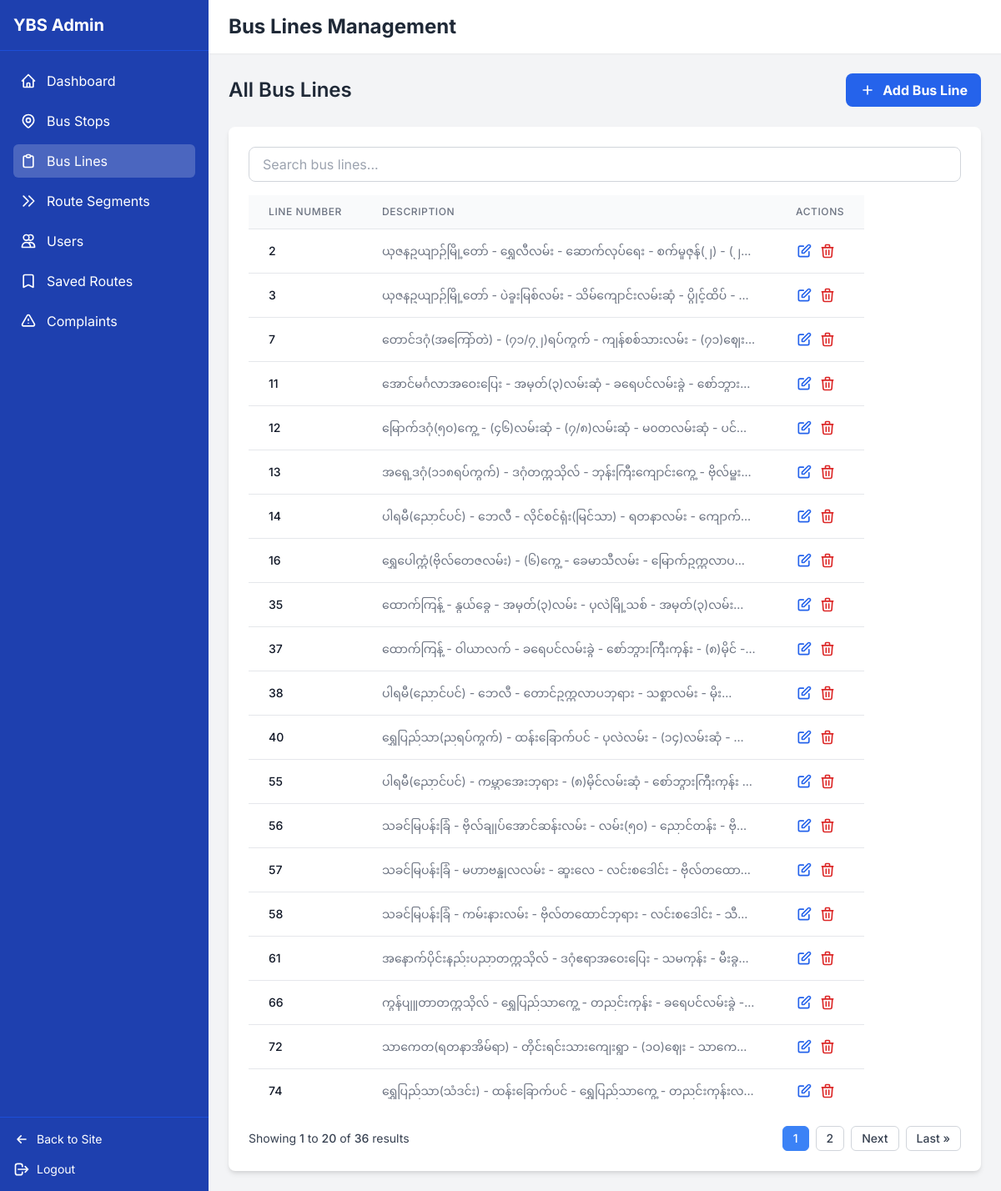
Page /admin-dashboard/bus-lines/ (signed in) on the earlier database version.
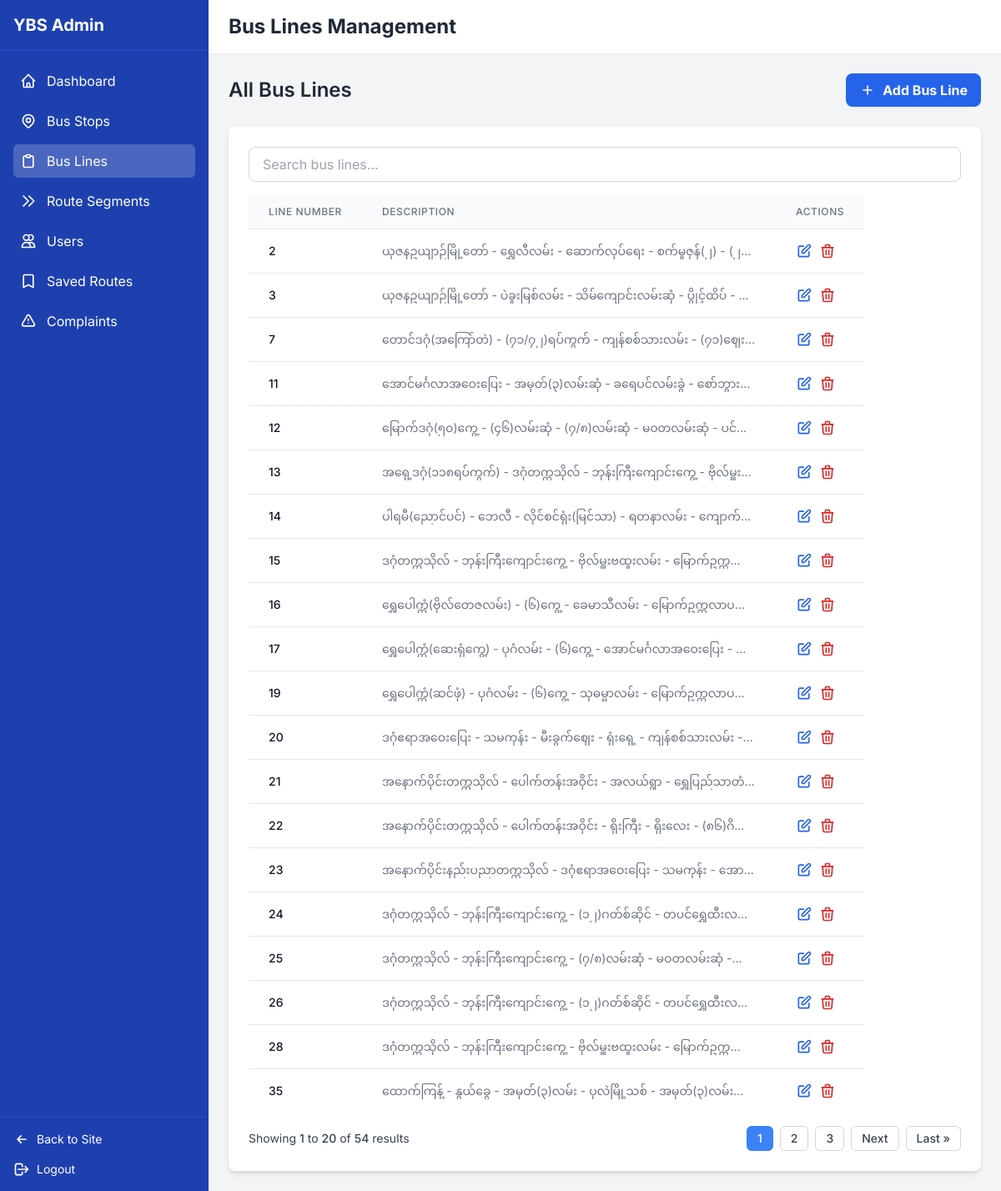
Same page on the later database version.
### bus_routes/models.py (models this page shows, shortened)
class BusLine(models.Model):
    line_number = models.IntegerField(unique=True, verbose_name="Bus Line Number")
    description = models.TextField(blank=True, verbose_name="Description")
    class Meta:
        verbose_name = "Bus Line"
        verbose_name_plural = "Bus Lines"

### bus_routes/views.py (the view)
# urls.py: path('admin-dashboard/bus-lines/', views.admin_bus_lines, name='admin_bus_lines'),
@user_passes_test(is_admin)
def admin_bus_lines(request):
    bus_lines_list = BusLine.objects.all().order_by('line_number')
    paginator = Paginator(bus_lines_list, 20)
    page_number = request.GET.get('page')
    page_obj = paginator.get_page(page_number)
    return render(request, 'admin_bus_lines.html', {
        'active_tab': 'bus_lines',
        'bus_lines': page_obj,
        'page_obj': page_obj,
        'paginator': paginator
    })

### bus_routes/views.py (called while the page is built)
def is_admin(user):
    return user.is_authenticated and user.is_staff

### templates/admin_bus_lines.html (shortened to what the changed rows need)
{% extends "admin_dashboard.html" %}
{% block header_title %}Bus Lines Management{% endblock %}
{% block content %}
<div class="mb-4 sm:mb-6 flex flex-col sm:flex-row justify-between items-start sm:items-center space-y-3 sm:space-y-0">
    <h2 class="text-xl sm:text-2xl font-semibold text-gray-800">All Bus Lines</h2>
</div>
<div class="card bg-white overflow-hidden">
    <div class="p-4 sm:p-6">
        <div class="overflow-x-auto -webkit-overflow-scrolling-touch">
            <table class="min-w-full divide-y divide-gray-200" style="min-width: 500px;">
                <thead class="bg-gray-50">
                    <tr>
                        <th scope="col" class="px-3 sm:px-6 py-3 text-left text-xs font-medium text-gray-500 uppercase tracking-wider">Line Number</th>
                        <th scope="col" class="px-3 sm:px-6 py-3 text-left text-xs font-medium text-gray-500 uppercase tracking-wider">Description</th>
                        <th scope="col" class="px-3 sm:px-6 py-3 text-left text-xs font-medium text-gray-500 uppercase tracking-wider">Actions</th>
                    </tr>
                </thead>
                <tbody class="bg-white divide-y divide-gray-200">
                    {% for line in bus_lines %}
                    <tr class="hover:bg-gray-50">
                        <td class="px-3 sm:px-6 py-4 whitespace-nowrap text-sm font-medium text-gray-900">{{ line.line_number }}</td>
                        <td class="px-3 sm:px-6 py-4 text-sm text-gray-500">
                            <div class="max-w-xs truncate sm:max-w-md">{{ line.description|default:"-" }}</div>
                        </td>
                        <td class="px-3 sm:px-6 py-4 whitespace-nowrap text-sm text-gray-500">
                            <div class="flex space-x-2">
                                <a href="{% url 'admin_bus_line_edit' line.id %}"
                                   class="text-blue-600 hover:text-blue-900" title="Edit">
                                    <svg xmlns="http://www.w3.org/2000/svg" class="h-5 w-5" fill="none" viewBox="0 0 24 24" stroke="currentColor">
                                        <path stroke-linecap="round" stroke-linejoin="round" stroke-width="2" d="M11 5H6a2 2 0 00-2 2v11a2 2 0 002 2h11a2 2 0 002-2v-5m-1.414-9.414a2 2 0 112.828 2.828L11.828 15H9v-2.828l8.586-8.586z" />
                                    </svg>
                                </a>
                                <a href="{% url 'admin_bus_line_delete' line.id %}"
                                   class="text-red-600 hover:text-red-900"
                                   onclick="return confirm('Are you sure you want to delete this bus line?')"
                                   title="Delete">
                                    <svg xmlns="http://www.w3.org/2000/svg" class="h-5 w-5" fill="none" viewBox="0 0 24 24" stroke="currentColor">
                                        <path stroke-linecap="round" stroke-linejoin="round" stroke-width="2" d="M19 7l-.867 12.142A2 2 0 0116.138 21H7.862a2 2 0 01-1.995-1.858L5 7m5 4v6m4-6v6m1-10V4a1 1 0 00-1-1h-4a1 1 0 00-1 1v3M4 7h16" />
                                    </svg>
                                </a>
                            </div>
                        </td>
                    </tr>
                    {% empty %}
                    <tr>
                        <td colspan="3" class="px-6 py-8 text-center text-gray-500">No bus lines found.</td>
                    </tr>
                    {% endfor %}
                </tbody>
            </table>
        </div>
        <div class="mt-4 flex flex-col sm:flex-row justify-between items-center space-y-3 sm:space-y-0">
            <div>
                <p class="text-xs sm:text-sm text-gray-700">
                    Showing <span class="font-medium">{{ page_obj.start_index }}</span> to <span class="font-medium">{{ page_obj.end_index }}</span> of <span class="font-medium">{{ paginator.count }}</span> results
                </p>
            </div>
            <div class="flex flex-wrap justify-center gap-2">
                {% for num in paginator.page_range %}
                    {% if page_obj.number == num %}
                        <span class="px-2 sm:px-3 py-1 border border-blue-500 bg-blue-500 text-white rounded-md text-xs sm:text-sm font-medium">{{ num }}</span>
                    {% elif num > page_obj.number|add:'-3' and num < page_obj.number|add:'3' %}
                        <a href="?page={{ num }}" class="px-2 sm:px-3 py-1 border border-gray-300 rounded-md text-xs sm:text-sm font-medium text-gray-700 hover:bg-gray-50">{{ num }}</a>
                    {% endif %}
                {% endfor %}
                {% if page_obj.has_next %}
                    <a href="?page={{ page_obj.next_page_number }}" class="px-2 sm:px-3 py-1 border border-gray-300 rounded-md text-xs sm:text-sm font-medium text-gray-700 hover:bg-gray-50">Next</a>
                    <a href="?page={{ page_obj.paginator.num_pages }}" class="px-2 sm:px-3 py-1 border border-gray-300 rounded-md text-xs sm:text-sm font-medium text-gray-700 hover:bg-gray-50">Last &raquo;</a>
                {% endif %}
            </div>
        </div>
    </div>
</div>
{% endblock %}

Differences in the rows shown:
no longer on this page (row unchanged): BusLine: line_number "37", description "ထောက်ကြန့် - ဝါယာလက် - ခရေပင်လမ်းခွဲ - စော်ဘွားကြီးကုန်း - (၈)မိုင် -…"
no longer on this page (row unchanged): BusLine: line_number "38", description "ပါရမီ(ညောင်ပင်) - ဘေလီ - တောင်ဥက္ကလာပဘုရား - သစ္စာလမ်း - မိုးကေ…"
no longer on this page (row unchanged): BusLine: line_number "40", description "ရွှေပြည်သာ(ညရပ်ကွက်) - ထန်းခြောက်ပင် - ပုလဲလမ်း - (၁၄)လမ်းဆုံ -…"
no longer on this page (row unchanged): BusLine: line_number "55", description "ပါရမီ(ညောင်ပင်) - ကမ္ဘာအေးဘုရား - (၈)မိုင်လမ်းဆုံ - စော်ဘွားကြီးကုန်း…"
no longer on this page (row unchanged): BusLine: line_number "56", description "သခင်မြပန်းခြံ - ဗိုလ်ချုပ်အောင်ဆန်းလမ်း - လမ်း(၅၀) - ညောင်တန်း - ဗို…"
no longer on this page (row unchanged): BusLine: line_number "57", description "သခင်မြပန်းခြံ - မဟာဗန္ဓုလလမ်း - ဆူးလေ - လင်းစဒေါင်း - ဗိုလ်တထော…"
no longer on this page (row unchanged): BusLine: line_number "58", description "သခင်မြပန်းခြံ - ကမ်းနားလမ်း - ဗိုလ်တထောင်ဘုရား - လင်းစဒေါင်း - သီ…"
no longer on this page (row unchanged): BusLine: line_number "61", description "အနောက်ပိုင်းနည်းပညာတက္ကသိုလ် - ဒဂုံဧရာအဝေးပြေး - သမကုန်း - မီးခွ…"
no longer on this page (row unchanged): BusLine: line_number "66", description "ကွန်ပျူတာတက္ကသိုလ် - ရွှေပြည်သာကွေ့ - တညင်းကုန်း - ခရေပင်လမ်းခွဲ -…"
no longer on this page (row unchanged): BusLine: line_number "72", description "သာကေတ(ရတနာအိမ်ရာ) - တိုင်းရင်းသားကျေးရွာ - (၁ဝ)ဈေး - သာကေ…"
no longer on this page (row unchanged): BusLine: line_number "74", description "ရွှေပြည်သာ(သံဒင်း) - ထန်းခြောက်ပင် - ရွှေပြည်သာကွေ့ - တညင်းကုန်းလ…"
added BusLine: line_number "15", description "ဒဂုံတက္ကသိုလ် - ဘုန်းကြီးကျောင်းကွေ့ - ဗိုလ်မှူးဗထူးလမ်း - မြောက်ဥက္ကလ…"
added BusLine: line_number "17", description "ရွှေပေါက္ကံ(ဆေးရုံကွေ့) - ပုဂံလမ်း - (၆)ကွေ့ - အောင်မင်္ဂလာအဝေးပြေး -…"
added BusLine: line_number "19", description "ရွှေပေါက္ကံ(ဆင်ဖုံ) - ပုဂံလမ်း - (၆)ကွေ့ - သုဓမ္မာလမ်း - မြောက်ဥက္ကလာပ…"
added BusLine: line_number "20", description "ဒဂုံဧရာအဝေးပြေး - သမကုန်း - မီးခွက်ဈေး - ရုံးရှေ့ - ကျန်စစ်သားလမ်း -…"
added BusLine: line_number "21", description "အနောက်ပိုင်းတက္ကသိုလ် - ပေါက်တန်းအဝိုင်း - အလယ်ရွာ - ရွှေပြည်သာတံ…"
added BusLine: line_number "22", description "အနောက်ပိုင်းတက္ကသိုလ် - ပေါက်တန်းအဝိုင်း - ရိုးကြီး - ရိုးလေး - (၈၆)ဂိ…"
added BusLine: line_number "23", description "အနောက်ပိုင်းနည်းပညာတက္ကသိုလ် - ဒဂုံဧရာအဝေးပြေး - သမကုန်း - အော…"
added BusLine: line_number "24", description "ဒဂုံတက္ကသိုလ် - ဘုန်းကြီးကျောင်းကွေ့ - (၁၂)ဂတ်စ်ဆိုင် - တပင်ရွှေထီးလမ်…"
added BusLine: line_number "25", description "ဒဂုံတက္ကသိုလ် - ဘုန်းကြီးကျောင်းကွေ့ - (၇/၈)လမ်းဆုံ - မဝတလမ်းဆုံ -တေ…"
added BusLine: line_number "26", description "ဒဂုံတက္ကသိုလ် - ဘုန်းကြီးကျောင်းကွေ့ - (၁၂)ဂတ်စ်ဆိုင် - တပင်ရွှေထီးလမ်…"
added BusLine: line_number "28", description "ဒဂုံတက္ကသိုလ် - ဘုန်းကြီးကျောင်းကွေ့ - ဗိုလ်မှူးဗထူးလမ်း - မြောက်ဥက္ကလ…"
Other differences:
{{ paginator.count }}: "36" → "54"
new list line: "3"
